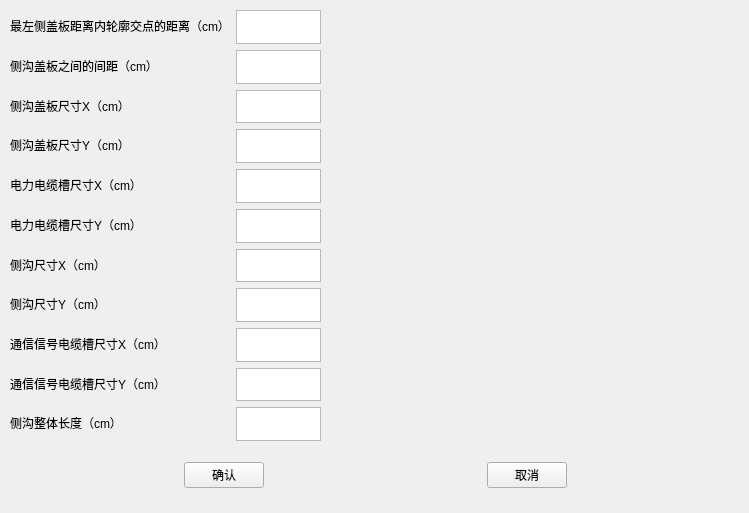
<?xml version="1.0" encoding="UTF-8"?>
<ui version="4.0">
 <class>SideGroove</class>
 <widget class="QWidget" name="SideGroove">
  <property name="geometry">
   <rect>
    <x>0</x>
    <y>0</y>
    <width>749</width>
    <height>513</height>
   </rect>
  </property>
  <property name="windowTitle">
   <string>侧沟参数</string>
  </property>
  <widget class="QWidget" name="horizontalLayoutWidget">
   <property name="geometry">
    <rect>
     <x>10</x>
     <y>450</y>
     <width>731</width>
     <height>51</height>
    </rect>
   </property>
   <layout class="QHBoxLayout" name="horizontalLayout">
    <property name="spacing">
     <number>50</number>
    </property>
    <item>
     <spacer name="horizontalSpacer_2">
      <property name="orientation">
       <enum>Qt::Horizontal</enum>
      </property>
      <property name="sizeHint" stdset="0">
       <size>
        <width>40</width>
        <height>20</height>
       </size>
      </property>
     </spacer>
    </item>
    <item>
     <widget class="QPushButton" name="btn2_2_1">
      <property name="text">
       <string>确认</string>
      </property>
     </widget>
    </item>
    <item>
     <spacer name="horizontalSpacer_3">
      <property name="orientation">
       <enum>Qt::Horizontal</enum>
      </property>
      <property name="sizeHint" stdset="0">
       <size>
        <width>40</width>
        <height>20</height>
       </size>
      </property>
     </spacer>
    </item>
    <item>
     <widget class="QPushButton" name="btn2_2_2">
      <property name="text">
       <string>取消</string>
      </property>
     </widget>
    </item>
    <item>
     <spacer name="horizontalSpacer">
      <property name="orientation">
       <enum>Qt::Horizontal</enum>
      </property>
      <property name="sizeHint" stdset="0">
       <size>
        <width>40</width>
        <height>20</height>
       </size>
      </property>
     </spacer>
    </item>
   </layout>
  </widget>
  <widget class="QWidget" name="widget" native="true">
   <property name="geometry">
    <rect>
     <x>10</x>
     <y>10</y>
     <width>311</width>
     <height>431</height>
    </rect>
   </property>
   <layout class="QFormLayout" name="formLayout">
    <item row="0" column="0">
     <widget class="QLabel" name="label">
      <property name="text">
       <string>最左侧盖板距离内轮廓交点的距离（cm）</string>
      </property>
     </widget>
    </item>
    <item row="0" column="1">
     <widget class="QTextEdit" name="innercontour_trench_distance"/>
    </item>
    <item row="1" column="0">
     <widget class="QLabel" name="label_2">
      <property name="text">
       <string>侧沟盖板之间的间距（cm）</string>
      </property>
     </widget>
    </item>
    <item row="1" column="1">
     <widget class="QTextEdit" name="trenchcover_gap"/>
    </item>
    <item row="2" column="0">
     <widget class="QLabel" name="label_3">
      <property name="text">
       <string>侧沟盖板尺寸X（cm）</string>
      </property>
     </widget>
    </item>
    <item row="2" column="1">
     <widget class="QTextEdit" name="trenchcover_Xlength"/>
    </item>
    <item row="4" column="0">
     <widget class="QLabel" name="label_4">
      <property name="text">
       <string>侧沟盖板尺寸Y（cm）</string>
      </property>
     </widget>
    </item>
    <item row="4" column="1">
     <widget class="QTextEdit" name="trenchcover_Ylength"/>
    </item>
    <item row="5" column="0">
     <widget class="QLabel" name="label_5">
      <property name="text">
       <string>电力电缆槽尺寸X（cm）</string>
      </property>
     </widget>
    </item>
    <item row="5" column="1">
     <widget class="QTextEdit" name="powercable_Xlength"/>
    </item>
    <item row="6" column="0">
     <widget class="QLabel" name="label_6">
      <property name="text">
       <string>电力电缆槽尺寸Y（cm）</string>
      </property>
     </widget>
    </item>
    <item row="6" column="1">
     <widget class="QTextEdit" name="powercable_Ylength"/>
    </item>
    <item row="7" column="0">
     <widget class="QLabel" name="label_7">
      <property name="text">
       <string>侧沟尺寸X（cm）</string>
      </property>
     </widget>
    </item>
    <item row="7" column="1">
     <widget class="QTextEdit" name="sidegroove_Xlength"/>
    </item>
    <item row="8" column="0">
     <widget class="QLabel" name="label_8">
      <property name="text">
       <string>侧沟尺寸Y（cm）</string>
      </property>
     </widget>
    </item>
    <item row="8" column="1">
     <widget class="QTextEdit" name="sidegroove_Ylength"/>
    </item>
    <item row="9" column="0">
     <widget class="QLabel" name="label_11">
      <property name="text">
       <string>通信信号电缆槽尺寸X（cm）</string>
      </property>
     </widget>
    </item>
    <item row="9" column="1">
     <widget class="QTextEdit" name="communcable_Xlength"/>
    </item>
    <item row="10" column="0">
     <widget class="QLabel" name="label_10">
      <property name="text">
       <string>通信信号电缆槽尺寸Y（cm）</string>
      </property>
     </widget>
    </item>
    <item row="10" column="1">
     <widget class="QTextEdit" name="communcable_Ylength"/>
    </item>
    <item row="12" column="0">
     <widget class="QLabel" name="label_13">
      <property name="text">
       <string>侧沟整体长度（cm）</string>
      </property>
     </widget>
    </item>
    <item row="12" column="1">
     <widget class="QTextEdit" name="trench_Overlength"/>
    </item>
   </layout>
  </widget>
  <widget class="QLabel" name="label_9">
   <property name="geometry">
    <rect>
     <x>350</x>
     <y>60</y>
     <width>391</width>
     <height>341</height>
    </rect>
   </property>
   <property name="styleSheet">
    <string notr="true">border-image: url(:/new/prefix1/SideGroove.png);</string>
   </property>
   <property name="text">
    <string/>
   </property>
  </widget>
 </widget>
 <resources>
  <include location="Resource.qrc"/>
  <include location="mainwindow.qrc"/>
 </resources>
 <connections/>
</ui>
